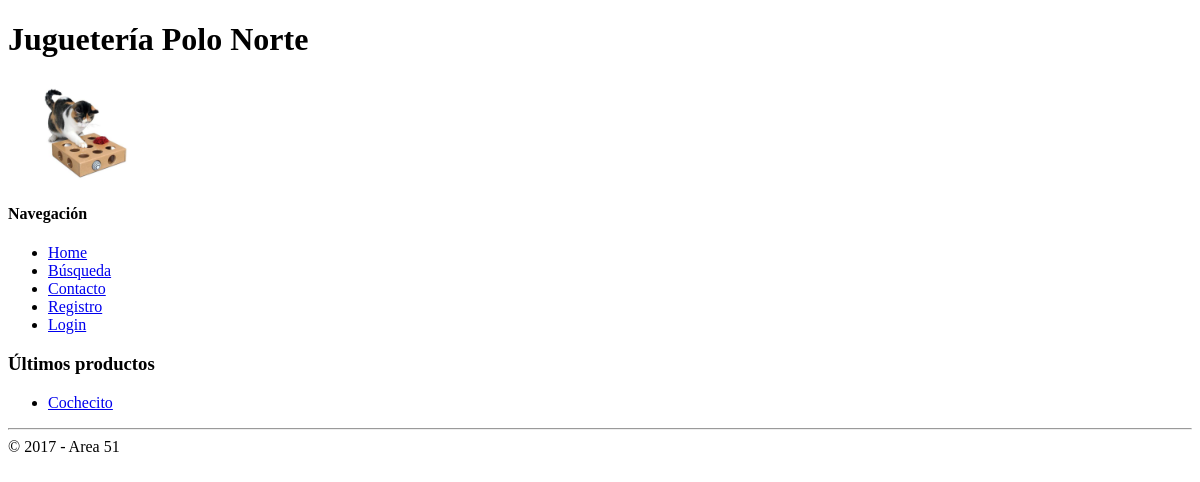
The app's page /, older data.
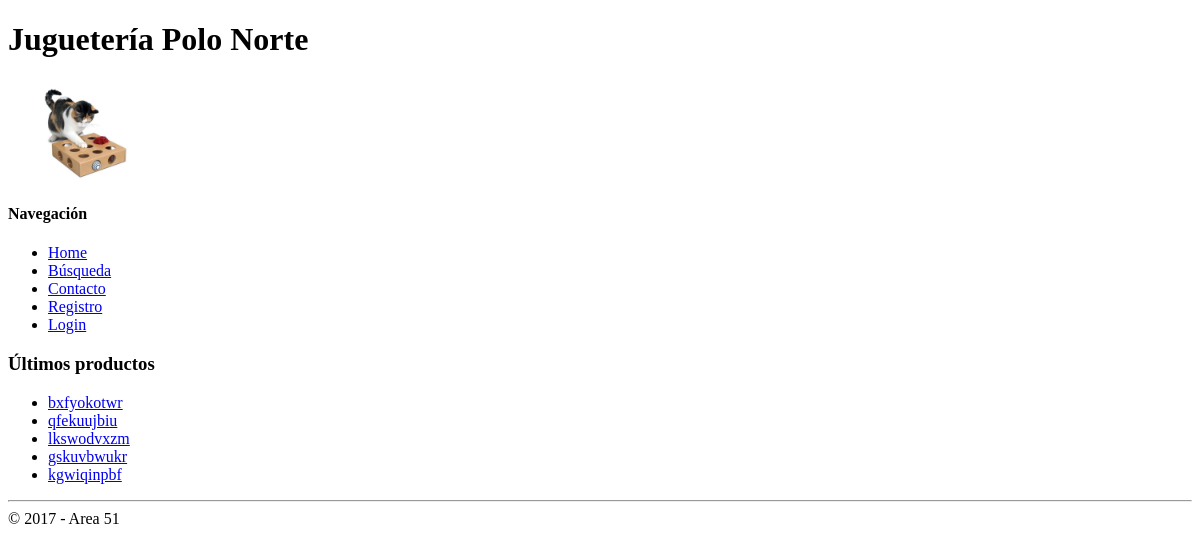
The same page, newer data.
### productos/models.py (models this page shows, shortened)
class Producto(models.Model):
    sku = models.CharField(max_length=5)
    nombre = models.CharField(max_length=50)
    descripcion = models.TextField()
    precio = models.DecimalField(max_digits=8, decimal_places=2)
    categoria = models.ManyToManyField(Categoria)
    objects = ProductoManager()

### website/views.py (the view)
# urls.py: url(r'^$', views.Home.as_view(), name='home')
class Home(TemplateView):
    template_name = 'index.html'
    def get_context_data(self, **kwargs):
        contexto = super(Home, self).get_context_data(**kwargs)
        contexto['productos'] = Producto.objects.in_stock().order_by('-id')[:5]
        return contexto

### productos/models.py (called while the page is built)
    def in_stock(self):
        return self.get_queryset().filter(stock__cantidad__gt=0).distinct()

### website/templates/index.html
{% extends 'base.html' %}
{% load static %}
{% block contenido %}
    {% if request.user.is_authenticated %}
        <h1>Bienvenido {{ request.user.first_name }}!</h1>
    {% else %}
        <h1>Juguetería Polo Norte</h1>
    {% endif %}
    <img src="{% static 'img/gatito.jpg' %}" alt="" height="100">
    {% include 'navbar.html' %}
    <h3>Últimos productos</h3>
    <ul>
        {% for producto in productos %}
            <li><a href="{% url 'detalle_producto' pk=producto.id %}">{{ producto.nombre }}</a></li>
        {% endfor %}
    </ul>
{% endblock %}

### templates/base.html (shortened to what this page needs)
{% load static %}
<!DOCTYPE html>
<html lang="en">
<head>
</head>
<body>
    {% block contenido %}
    {% endblock %}
    <hr>
    &copy; 2017 - Area 51
</body>
</html>

### templates/navbar.html
<h4>Navegación</h4>
<ul>
    <li><a href="{% url 'home' %}">Home</a></li>
    <li><a href="{% url 'busqueda' %}">Búsqueda</a></li>
    <li><a href="{% url 'contacto' %}">Contacto</a></li>
    {% if request.user.is_authenticated %}
        <li><a href="{% url 'perfil' %}">Usuario: {{ request.user.username }}</a> <a href="{% url 'logout' %}">Cerrar Sesión</a></li>
        <li><a href="{% url 'carrito' %}">Carrito de Compras ({{ request.session.carrito|length }})</a></li>
    {% else %}
        <li><a href="{% url 'registro' %}">Registro</a></li>
        <li><a href="{% url 'login' %}">Login</a></li>
    {% endif %}
</ul>

Row changes from the older to the newer data that the page shows:
no longer on this page (row unchanged): Producto: nombre "Cochecito"
added Producto: nombre "bxfyokotwr"
added Producto: nombre "qfekuujbiu"
added Producto: nombre "lkswodvxzm"
added Producto: nombre "gskuvbwukr"
added Producto: nombre "kgwiqinpbf"
